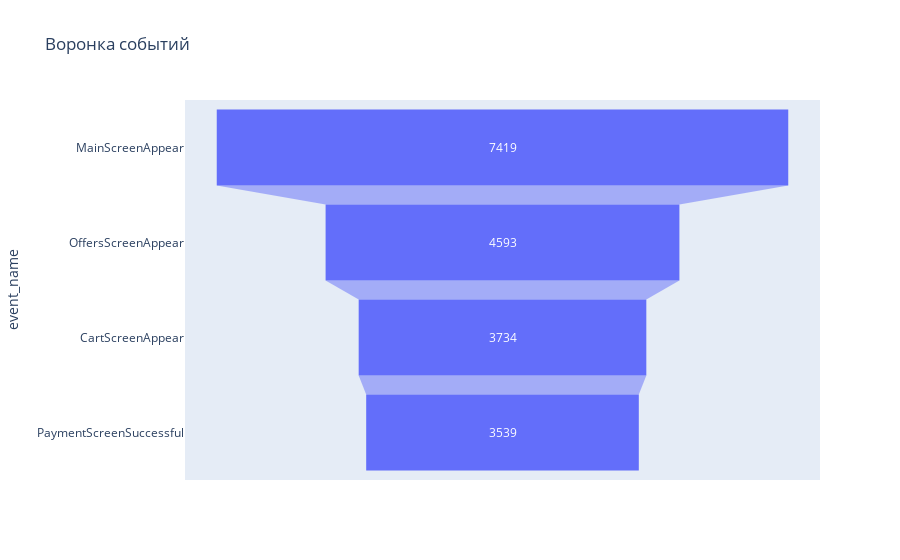

Here is the notebook cell this chart was saved with:
### Markdown cell above
Исходя из полученной таблицы, события имеют следующий порядок `MainScreenAppear` (главный экран) -> `OffersScreenAppear` (экран предожения) -> `CartScreenAppear` (корзина) -> `PaymentScreenSuccessful` (экран успешной оплаты). Событие `Tutorial` (обучение) редко используется пользователями и никак не задействована в воронке событий. Главное событие `MainScreenAppear` - было показано только в 98.5% случаев, что может свидетельствовать о возможных багах приложения.

Для наглядности изобразим воронку с абсолютными значениями.

### Code cell
u_funnel = events_cnt.query('event_name != "Tutorial"')
fl = px.funnel(u_funnel, x='device_id_hash', y='event_name', title='Воронка событий')

fl.show()

### Figure 1 — Plotly figure (JSON) as saved in the notebook; plotly's stock layout.template omitted (floating-point values rounded to 4 significant figures)
{"data": [{"hovertemplate": "device_id_hash=%{x}<br>event_name=%{y}<extra></extra>", "legendgroup": "", "marker": {"color": "#636efa"}, "name": "", "orientation": "h", "showlegend": false, "type": "funnel", "x": [7419, 4593, 3734, 3539], "xaxis": "x", "y": ["MainScreenAppear", "OffersScreenAppear", "CartScreenAppear", "PaymentScreenSuccessful"], "yaxis": "y"}], "layout": {"legend": {"tracegroupgap": 0}, "title": {"text": "Воронка событий"}, "xaxis": {"anchor": "y", "domain": [0, 1], "title": {"text": "device_id_hash"}}, "yaxis": {"anchor": "x", "domain": [0, 1], "title": {"text": "event_name"}}}}
